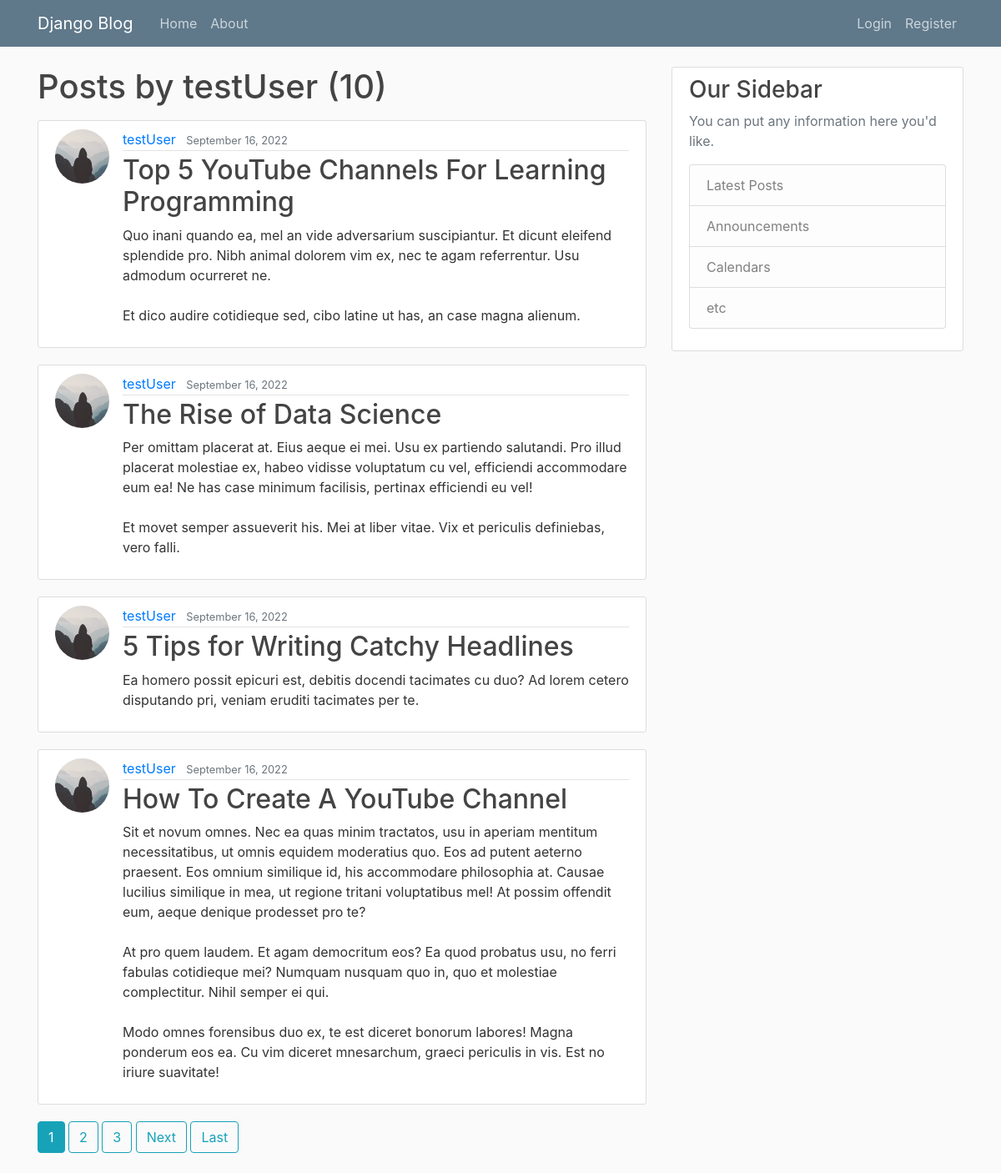
The app's page /user/testUser with its own data.
### blog/models.py (models this page shows, shortened)
class Post(models.Model):
    title = models.CharField(max_length=100)
    content = models.TextField()
    date_posted = models.DateTimeField(default=timezone.now)
    author = models.ForeignKey(User, on_delete=models.CASCADE)

### users/models.py (models this page shows, shortened)
class Profile(models.Model):
    user = models.OneToOneField(User, on_delete=models.CASCADE)
    image = models.ImageField(default='default.jpg', upload_to='profile_pics')

### blog/views.py (the view)
# urls.py: path('user/<str:username>', UserPostListView.as_view(), name='user-posts'),
class UserPostListView(ListView):
    model = Post
    template_name = 'blog/user_posts.html' # <app>/<model>_<view_type>.html
    context_object_name = 'posts'
    paginate_by=4
    def get_queryset(self):
        user = get_object_or_404(User, username=self.kwargs.get('username'))
        return Post.objects.filter(author=user).order_by('-date_posted')

### blog/templates/blog/user_posts.html (shortened to what this page needs)
{% extends "blog/base.html" %}
{% block content %}
      <h1 class="mb-3"> Posts by {{ view.kwargs.username }} ({{ page_obj.paginator.count }}) </h1>
{% for post in posts %}
<article class="media content-section">
    <img class="rounded-circle article-img" src="{{ post.author.profile.image.url }}">
    <div class="media-body">
        <div class="article-metadata">
        <a class="mr-2" href="{% url 'user-posts' post.author.username %}">{{ post.author }}</a>
        <small class="text-muted">{{ post.date_posted|date:"F d, Y" }}</small>
        </div>
        <h2><a class="article-title" href="{% url 'post-detail' post.id %}">{{ post.title }}</a></h2>
        <p class="article-content">{{ post.content }}</p>
    </div>
    </article>
{% endfor %}
    {% if is_paginated %}
        {% for num in page_obj.paginator.page_range %}
           {% if page_obj.number == num %}
              <a class="btn btn-info mb-4" href="?page={{ num }}">{{ num }}</a>
            {% elif num > page_obj.number|add:'-3' and num < page_obj.number|add:'3' %}
            <a class="btn btn-outline-info mb-4" href="?page={{ num }}">{{ num }}</a>
           {% endif %}
        {% endfor %}
        {% if page_obj.has_next %}
        <a class="btn btn-outline-info mb-4" href="?page={{ page_obj.next_page_number }}">Next</a>
        <a class="btn btn-outline-info mb-4" href="?page={{ page_obj.paginator.num_pages }}">Last</a>
       {% endif %}
    {% endif %}
{% endblock content %}

### blog/static/blog/main.css (style rules this page uses)
body { background: #fafafa; color: #333333; margin-top: 5rem; }
h1, h2, h3, h4, h5, h6 { color: #444444; }
.content-section { background: #ffffff; padding: 10px 20px; border: 1px solid #dddddd; border-radius: 3px; margin-bottom: 20px; }
.article-title { color: #444444; }
.article-content { white-space: pre-line; }
.article-img { height: 65px; width: 65px; margin-right: 16px; }
.article-metadata { padding-bottom: 1px; margin-bottom: 4px; border-bottom: 1px solid #e3e3e3 }

### records on screen
Post: author.profile.image (placeholder picture), author "testUser", date_posted "September 16, 2022", title "Top 5 YouTube Channels For Learning Programming", content "Quo inani quando ea, mel an vide adversarium suscipiantur. Et dicunt eleifend splendide pro. Nibh animal dolorem vim ex, nec te agam referrentur. Usu admodum ocurreret ne. Et dico audire cotidieque sed, cibo latine ut has, an case magna alienum."
Post: author.profile.image (placeholder picture), author "testUser", date_posted "September 16, 2022", title "The Rise of Data Science", content "Per omittam placerat at. Eius aeque ei mei. Usu ex partiendo salutandi. Pro illud placerat molestiae ex, habeo vidisse voluptatum cu vel, efficiendi accommodare eum ea! Ne has case minimum facilisis, pertinax efficiendi eu vel! Et movet semper assueverit his. Mei at liber vitae. Vix et periculis definiebas, vero falli."
Post: author.profile.image (placeholder picture), author "testUser", date_posted "September 16, 2022", title "5 Tips for Writing Catchy Headlines", content "Ea homero possit epicuri est, debitis docendi tacimates cu duo? Ad lorem cetero disputando pri, veniam eruditi tacimates per te."
Post: author.profile.image (placeholder picture), author "testUser", date_posted "September 16, 2022", title "How To Create A YouTube Channel", content "Sit et novum omnes. Nec ea quas minim tractatos, usu in aperiam mentitum necessitatibus, ut omnis equidem moderatius quo. Eos ad putent aeterno praesent. Eos omnium similique id, his accommodare philosophia at. Causae lucilius similique in mea, ut regione tritani voluptatibus mel! At possim offendit eum, aeque denique prodesset pro te? At pro quem laudem. Et agam democritum eos? Ea quod probatus usu, no ferri fabulas cotidieque mei? Numquam nusquam quo in, quo et molestiae complectitur. Nihil semper ei qui. Modo omnes forensibus duo ex, te est diceret bonorum labores! Magna ponderum eos ea. Cu vim diceret mnesarchum, graeci periculis in vis. Est no iriure suavitate!"

### other values on screen
{{ view.kwargs.username }} "testUser"
{{ page_obj.paginator.count }} "10"
{{ num }} "1"
{{ num }} "2" "3"
